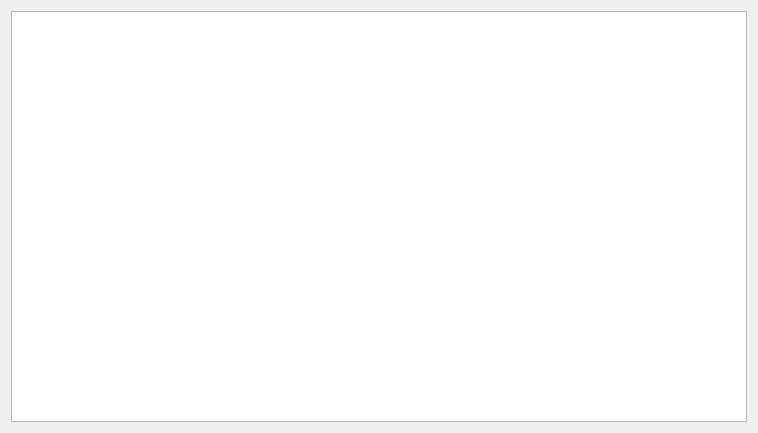
<?xml version="1.0" encoding="UTF-8"?>
<ui version="4.0">
 <class>TableViewExample</class>
 <widget class="QWidget" name="TableViewExample">
  <property name="geometry">
   <rect>
    <x>0</x>
    <y>0</y>
    <width>758</width>
    <height>433</height>
   </rect>
  </property>
  <property name="windowTitle">
   <string>TableViewExample</string>
  </property>
  <layout class="QVBoxLayout" name="verticalLayout">
   <item>
    <widget class="QTableView" name="genesTableView"/>
   </item>
  </layout>
 </widget>
 <layoutdefault spacing="6" margin="11"/>
 <resources/>
 <connections/>
</ui>
